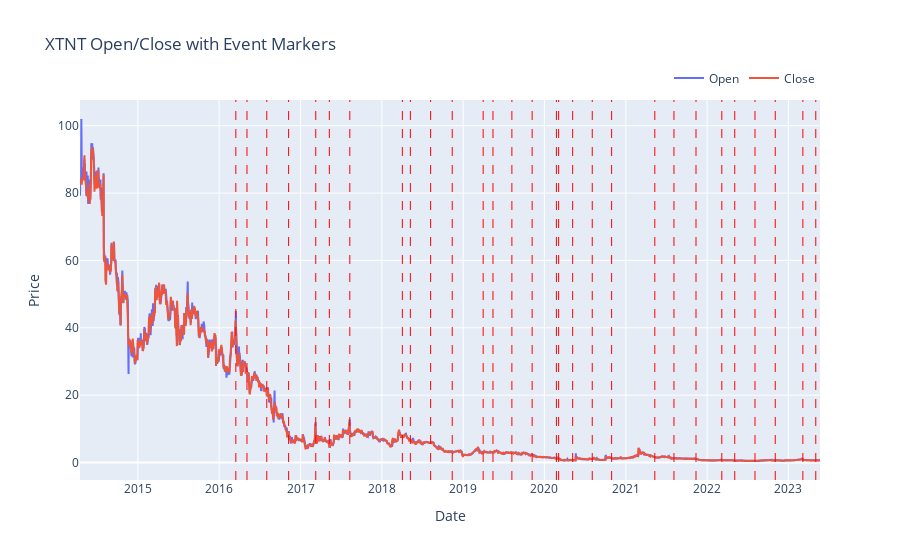

Source (notebook cell):
### Code cell
# Define your event dates for vertical lines
event_dates = xtnt_meeting_date['meeting_date']

# Create figure
fig = go.Figure()

# Plot Open and Close
fig.add_trace(go.Scatter(x=xtnt_stock['Date'], y=xtnt_stock['Open'], name='Open', mode='lines'))
fig.add_trace(go.Scatter(x=xtnt_stock['Date'], y=xtnt_stock['Close'], name='Close', mode='lines'))

# Add vertical lines for each event
for date in event_dates:
    fig.add_vline(x=date, line_width=1, line_dash='dash', line_color='red')

# Update layout
fig.update_layout(
    title='XTNT Open/Close with Event Markers',
    xaxis_title='Date',
    yaxis_title='Price',
    xaxis=dict(showgrid=True),
    yaxis=dict(showgrid=True),
    legend=dict(orientation='h', yanchor='bottom', y=1.02, xanchor='right', x=1)
)

# Show plot
#pio.write_html(fig, '/Users/alina/Desktop/ClosePriceEvents.html', full_html=True)
fig.show()

### Figure 1 — Plotly figure (JSON) as saved in the notebook; plotly's stock layout.template omitted (floating-point values rounded to 4 significant figures; data arrays with more than 128 entries replaced by an {"elided": "..."} marker saying what was removed)
{"data": [{"mode": "lines", "name": "Open", "type": "scatter", "x": {"elided": "2292 str values"}, "y": {"elided": "2292 float values"}}, {"mode": "lines", "name": "Close", "type": "scatter", "x": {"elided": "2292 str values"}, "y": {"elided": "2292 float values"}}], "layout": {"legend": {"orientation": "h", "x": 1, "xanchor": "right", "y": 1.02, "yanchor": "bottom"}, "shapes": [{"line": {"color": "red", "dash": "dash", "width": 1}, "type": "line", "x0": "2016-03-16T00:00:00", "x1": "2016-03-16T00:00:00", "xref": "x", "y0": 0, "y1": 1, "yref": "y domain"}, {"line": {"color": "red", "dash": "dash", "width": 1}, "type": "line", "x0": "2016-05-05T00:00:00", "x1": "2016-05-05T00:00:00", "xref": "x", "y0": 0, "y1": 1, "yref": "y domain"}, {"line": {"color": "red", "dash": "dash", "width": 1}, "type": "line", "x0": "2016-08-02T00:00:00", "x1": "2016-08-02T00:00:00", "xref": "x", "y0": 0, "y1": 1, "yref": "y domain"}, {"line": {"color": "red", "dash": "dash", "width": 1}, "type": "line", "x0": "2016-11-08T00:00:00", "x1": "2016-11-08T00:00:00", "xref": "x", "y0": 0, "y1": 1, "yref": "y domain"}, {"line": {"color": "red", "dash": "dash", "width": 1}, "type": "line", "x0": "2017-03-10T00:00:00", "x1": "2017-03-10T00:00:00", "xref": "x", "y0": 0, "y1": 1, "yref": "y domain"}, {"line": {"color": "red", "dash": "dash", "width": 1}, "type": "line", "x0": "2017-05-10T00:00:00", "x1": "2017-05-10T00:00:00", "xref": "x", "y0": 0, "y1": 1, "yref": "y domain"}, {"line": {"color": "red", "dash": "dash", "width": 1}, "type": "line", "x0": "2017-08-10T00:00:00", "x1": "2017-08-10T00:00:00", "xref": "x", "y0": 0, "y1": 1, "yref": "y domain"}, {"line": {"color": "red", "dash": "dash", "width": 1}, "type": "line", "x0": "2018-04-03T00:00:00", "x1": "2018-04-03T00:00:00", "xref": "x", "y0": 0, "y1": 1, "yref": "y domain"}, {"line": {"color": "red", "dash": "dash", "width": 1}, "type": "line", "x0": "2018-05-09T00:00:00", "x1": "2018-05-09T00:00:00", "xref": "x", "y0": 0, "y1": 1, "yref": "y domain"}, {"line": {"color": "red", "dash": "dash", "width": 1}, "type": "line", "x0": "2018-08-08T00:00:00", "x1": "2018-08-08T00:00:00", "xref": "x", "y0": 0, "y1": 1, "yref": "y domain"}, {"line": {"color": "red", "dash": "dash", "width": 1}, "type": "line", "x0": "2018-11-13T00:00:00", "x1": "2018-11-13T00:00:00", "xref": "x", "y0": 0, "y1": 1, "yref": "y domain"}, {"line": {"color": "red", "dash": "dash", "width": 1}, "type": "line", "x0": "2019-04-01T00:00:00", "x1": "2019-04-01T00:00:00", "xref": "x", "y0": 0, "y1": 1, "yref": "y domain"}, {"line": {"color": "red", "dash": "dash", "width": 1}, "type": "line", "x0": "2019-05-15T00:00:00", "x1": "2019-05-15T00:00:00", "xref": "x", "y0": 0, "y1": 1, "yref": "y domain"}, {"line": {"color": "red", "dash": "dash", "width": 1}, "type": "line", "x0": "2019-08-08T00:00:00", "x1": "2019-08-08T00:00:00", "xref": "x", "y0": 0, "y1": 1, "yref": "y domain"}, {"line": {"color": "red", "dash": "dash", "width": 1}, "type": "line", "x0": "2019-11-07T00:00:00", "x1": "2019-11-07T00:00:00", "xref": "x", "y0": 0, "y1": 1, "yref": "y domain"}, {"line": {"color": "red", "dash": "dash", "width": 1}, "type": "line", "x0": "2020-02-24T00:00:00", "x1": "2020-02-24T00:00:00", "xref": "x", "y0": 0, "y1": 1, "yref": "y domain"}, {"line": {"color": "red", "dash": "dash", "width": 1}, "type": "line", "x0": "2020-03-05T00:00:00", "x1": "2020-03-05T00:00:00", "xref": "x", "y0": 0, "y1": 1, "yref": "y domain"}, {"line": {"color": "red", "dash": "dash", "width": 1}, "type": "line", "x0": "2020-05-07T00:00:00", "x1": "2020-05-07T00:00:00", "xref": "x", "y0": 0, "y1": 1, "yref": "y domain"}, {"line": {"color": "red", "dash": "dash", "width": 1}, "type": "line", "x0": "2020-08-03T00:00:00", "x1": "2020-08-03T00:00:00", "xref": "x", "y0": 0, "y1": 1, "yref": "y domain"}, {"line": {"color": "red", "dash": "dash", "width": 1}, "type": "line", "x0": "2020-10-29T00:00:00", "x1": "2020-10-29T00:00:00", "xref": "x", "y0": 0, "y1": 1, "yref": "y domain"}, {"line": {"color": "red", "dash": "dash", "width": 1}, "type": "line", "x0": "2021-05-11T00:00:00", "x1": "2021-05-11T00:00:00", "xref": "x", "y0": 0, "y1": 1, "yref": "y domain"}, {"line": {"color": "red", "dash": "dash", "width": 1}, "type": "line", "x0": "2021-08-05T00:00:00", "x1": "2021-08-05T00:00:00", "xref": "x", "y0": 0, "y1": 1, "yref": "y domain"}, {"line": {"color": "red", "dash": "dash", "width": 1}, "type": "line", "x0": "2021-11-12T00:00:00", "x1": "2021-11-12T00:00:00", "xref": "x", "y0": 0, "y1": 1, "yref": "y domain"}, {"line": {"color": "red", "dash": "dash", "width": 1}, "type": "line", "x0": "2022-03-08T00:00:00", "x1": "2022-03-08T00:00:00", "xref": "x", "y0": 0, "y1": 1, "yref": "y domain"}, {"line": {"color": "red", "dash": "dash", "width": 1}, "type": "line", "x0": "2022-05-05T00:00:00", "x1": "2022-05-05T00:00:00", "xref": "x", "y0": 0, "y1": 1, "yref": "y domain"}, {"line": {"color": "red", "dash": "dash", "width": 1}, "type": "line", "x0": "2022-08-04T00:00:00", "x1": "2022-08-04T00:00:00", "xref": "x", "y0": 0, "y1": 1, "yref": "y domain"}, {"line": {"color": "red", "dash": "dash", "width": 1}, "type": "line", "x0": "2022-11-03T00:00:00", "x1": "2022-11-03T00:00:00", "xref": "x", "y0": 0, "y1": 1, "yref": "y domain"}, {"line": {"color": "red", "dash": "dash", "width": 1}, "type": "line", "x0": "2023-03-07T00:00:00", "x1": "2023-03-07T00:00:00", "xref": "x", "y0": 0, "y1": 1, "yref": "y domain"}, {"line": {"color": "red", "dash": "dash", "width": 1}, "type": "line", "x0": "2023-05-04T00:00:00", "x1": "2023-05-04T00:00:00", "xref": "x", "y0": 0, "y1": 1, "yref": "y domain"}], "title": {"text": "XTNT Open/Close with Event Markers"}, "xaxis": {"showgrid": true, "title": {"text": "Date"}}, "yaxis": {"showgrid": true, "title": {"text": "Price"}}}}
